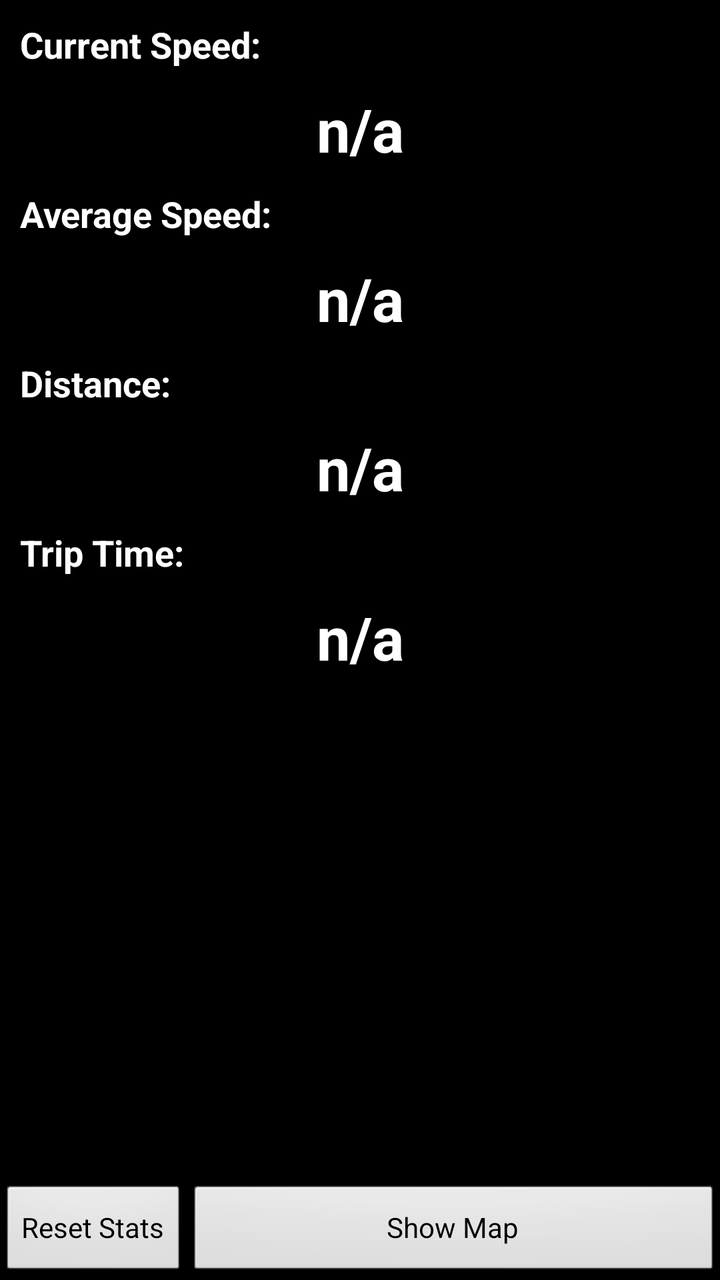
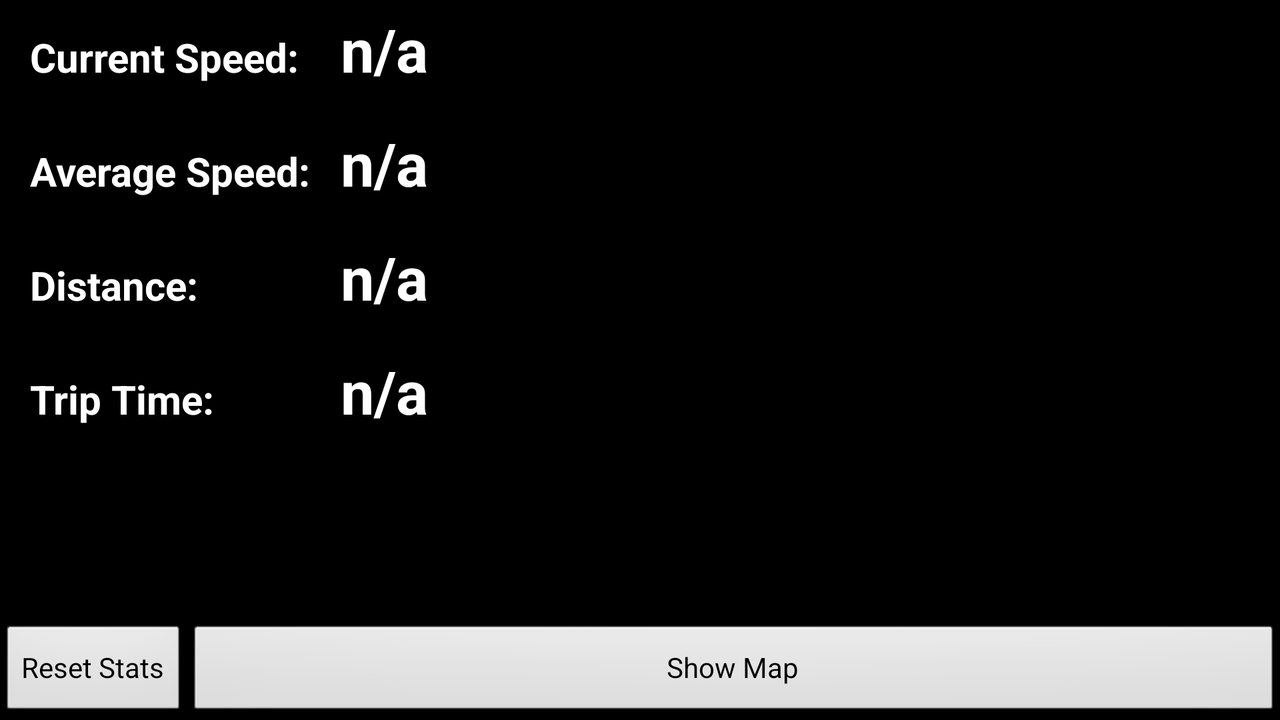

First picture: res/layout/ on a phone held upright. Second picture: the repository's own variant of that layout, on a device whose configuration matches the variant's folder. Source for both follows.
<!-- AndroidManifest.xml: application theme Theme -->
<!-- res/layout/tripstatistics.xml -->
<?xml version="1.0" encoding="utf-8"?>
<LinearLayout android:id="@+id/TripStatistics" 
	android:layout_width="fill_parent" 
	android:layout_height="fill_parent"  
	android:orientation="vertical" 
	xmlns:android="http://schemas.android.com/apk/res/android">
	
	<LinearLayout android:layout_width="fill_parent" 
		android:layout_height="wrap_content" 
		android:orientation="vertical" android:layout_weight="1">

		<TextView android:text="@string/current_speed_label"
			android:textSize="18sp" android:textStyle="bold" android:textColor="#ffffff"
			android:padding="10sp" android:layout_width="fill_parent" android:layout_height="wrap_content">
		</TextView>
		<TextView android:id="@+id/current_speed" android:text="@string/not_available_string"
			android:textSize="30sp" android:textStyle="bold" android:textColor="#ffffff"
			android:layout_width="fill_parent" android:layout_height="wrap_content"
			android:gravity="center_horizontal">
		</TextView>
	
		<TextView android:text="@string/aver_trip_speed_label" android:layout_width="fill_parent"
			android:textSize="18sp" android:textStyle="bold" android:textColor="#ffffff"
			android:padding="10sp" android:layout_height="wrap_content">
		</TextView>
		<TextView android:id="@+id/aver_trip_speed" android:text="@string/not_available_string"
			android:textSize="30sp" android:textStyle="bold" android:textColor="#ffffff"
			android:layout_width="fill_parent" android:layout_height="wrap_content"
			android:gravity="center_horizontal">
		</TextView>
	
		<TextView android:text="@string/trip_distance_label" android:layout_width="fill_parent"
			android:textSize="18sp" android:textStyle="bold" android:textColor="#ffffff"
			android:padding="10sp" android:layout_height="wrap_content">
		</TextView>
		<TextView android:id="@+id/trip_distance" android:text="@string/not_available_string"
			android:textSize="30sp" android:textStyle="bold" android:textColor="#ffffff"
			android:layout_width="fill_parent" android:layout_height="wrap_content"
			android:gravity="center_horizontal">
		</TextView>
	
		<TextView android:text="@string/trip_duration_label" android:layout_width="fill_parent"
			android:textSize="18sp" android:textStyle="bold" android:textColor="#ffffff"
			android:padding="10sp" android:layout_height="wrap_content">
		</TextView>
		<TextView android:id="@+id/trip_duration" android:text="@string/not_available_string"
			android:textSize="30sp" android:textStyle="bold" android:textColor="#ffffff"
			android:layout_width="fill_parent" android:layout_height="wrap_content"
			android:gravity="center_horizontal">
		</TextView>
	</LinearLayout>
		
	<LinearLayout android:layout_width="fill_parent" 
		android:layout_height="wrap_content" 
		android:orientation="horizontal" android:gravity="right">
		<Button android:id="@+id/resetStatistics" android:text="@string/reset_trip_statistics"
				android:layout_width="wrap_content" android:layout_height="wrap_content" android:layout_gravity="left"/>
				
		<Button android:id="@+id/closeStatistics" android:text="@string/close_statistics_view"
				android:layout_width="fill_parent" android:layout_height="wrap_content" android:layout_gravity="right"/>
	</LinearLayout>
</LinearLayout>
<!-- resources referenced by this layout -->
<resources>
  <string name="aver_trip_speed_label">Average Speed:</string>
  <string name="close_statistics_view">Show Map</string>
  <string name="current_speed_label">Current Speed:</string>
  <string name="not_available_string">n/a</string>
  <string name="reset_trip_statistics">Reset Stats</string>
  <string name="trip_distance_label">Distance:</string>
  <string name="trip_duration_label">Trip Time:</string>
  <style name="Theme" parent="android:Theme.Black">
  
  
  
  
      </style>
</resources>
<!-- res/layout-land/tripstatistics.xml (the author's variant of the layout above) -->
<!-- drawn on the phone turned sideways -->
<?xml version="1.0" encoding="utf-8"?>
<LinearLayout android:id="@+id/TripStatistics" 
	android:layout_width="fill_parent" 
	android:layout_height="fill_parent"  
	android:orientation="vertical" 
	xmlns:android="http://schemas.android.com/apk/res/android">

	<TableLayout android:layout_width="fill_parent" 
		android:layout_height="0dip" android:layout_weight="1" >
		<TableRow>
			<TextView android:text="@string/current_speed_label"
				android:textSize="20sp" android:textStyle="bold" android:textColor="#ffffff"
				android:padding="15sp">
			</TextView>
			<TextView android:id="@+id/current_speed" android:text="@string/not_available_string"
				android:textSize="30sp" android:textStyle="bold" android:textColor="#ffffff">
			</TextView>
		</TableRow>
		<TableRow>
			<TextView android:text="@string/aver_trip_speed_label"
				android:textSize="20sp" android:textStyle="bold" android:textColor="#ffffff"
				android:padding="15sp">
			</TextView>
			<TextView android:id="@+id/aver_trip_speed" android:text="@string/not_available_string"
				android:textSize="30sp" android:textStyle="bold" android:textColor="#ffffff">
			</TextView>
		</TableRow>
		<TableRow>
			<TextView android:text="@string/trip_distance_label"
				android:textSize="20sp" android:textStyle="bold" android:textColor="#ffffff"
				android:padding="15sp">
			</TextView>
			<TextView android:id="@+id/trip_distance" android:text="@string/not_available_string"
				android:textSize="30sp" android:textStyle="bold" android:textColor="#ffffff">
			</TextView>
		</TableRow>
		<TableRow>
			<TextView android:text="@string/trip_duration_label"
				android:textSize="20sp" android:textStyle="bold" android:textColor="#ffffff"
				android:padding="15sp">
			</TextView>
			<TextView android:id="@+id/trip_duration" android:text="@string/not_available_string"
				android:textSize="30sp" android:textStyle="bold" android:textColor="#ffffff">
			</TextView>
		</TableRow>
	</TableLayout>
	
	<LinearLayout android:layout_width="fill_parent" 
		android:layout_height="wrap_content" 
		android:orientation="horizontal" android:gravity="right" >
			<Button android:id="@+id/resetStatistics" android:text="@string/reset_trip_statistics"
				android:layout_width="wrap_content" android:layout_height="wrap_content" android:layout_gravity="left"/>
				
		<Button android:id="@+id/closeStatistics" android:text="@string/close_statistics_view"
				android:layout_width="fill_parent" android:layout_height="wrap_content" android:layout_gravity="right"/>
	</LinearLayout>
</LinearLayout>
